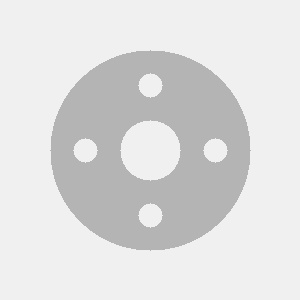
#> input picture images/peca_aprovada.jpg, 300 x 300 px; its folder holds only this picture in this run
$ python visao_computacional.py
#> lines starting #> are read from the running program, lines starting #| are printed output that depends on the picture; after the words box and inside, x2 and y2 are one past the last pixel; in counts of white or black regions, pixels touching at a corner belong together
"""
MetalTech Soluções Industriais S.A.
Módulo de Inspeção de Qualidade Óptica e Geométrica via Visão Computacional (OpenCV)
Atende aos requisitos da Etapa 3 do Projeto Integrador Fábrica Inteligente.
"""

from dataclasses import dataclass
from pathlib import Path
from typing import List, Tuple
import cv2
import numpy as np


@dataclass
class ResultadoInspecao:
    arquivo: str
    status: str  # "APROVADO" ou "REPROVADO"
    motivo: str
    num_contornos_externos: int
    area_principal: float
    circularidade: float
    anomalias_detectadas: List[str]


class InspetorQualidadeVisual:
    """
    Inspetor óptico baseado em processamento digital de imagem:
    1. Conversão em escala de cinza
    2. Suavização Gaussiana (filtro passa-baixas 5x5)
    3. Detecção de Bordas Canny (histerese 50/150)
    4. Análise Geométrica de Contornos (Área nominal e Circularidade ISO)
    5. Análise Espectral HSV para Detecção de Oxidação / Corrosão
    """

    def __init__(
        self,
        area_esperada_min: float = 28000.0,
        area_esperada_max: float = 34000.0,
        circularidade_min: float = 0.85,
        limiar_canny_baixo: int = 50,
        limiar_canny_alto: int = 150,
    ):
        self.area_min = area_esperada_min
        self.area_max = area_esperada_max
        self.circularidade_min = circularidade_min
        self.canny_baixo = limiar_canny_baixo
        self.canny_alto = limiar_canny_alto

    def inspecionar(self, caminho_imagem: str | Path) -> Tuple[ResultadoInspecao, np.ndarray]:
        caminho = Path(caminho_imagem)
        if not caminho.exists():
            raise FileNotFoundError(f"Arquivo não localizado: {caminho.resolve()}")

        imagem_bgr = cv2.imread(str(caminho))
#> imagem_bgr is the input picture: shape (300, 300, 3); min 173, max 248, mean 222.1
        if imagem_bgr is None:
            raise ValueError(f"Formato de imagem inválido ou ilegível: {caminho}")

        # 1. Pré-processamento
        imagem_cinza = cv2.cvtColor(imagem_bgr, cv2.COLOR_BGR2GRAY)
        imagem_blur = cv2.GaussianBlur(imagem_cinza, (5, 5), 0)

        # 2. Detecção de bordas via Canny
        bordas = cv2.Canny(imagem_blur, self.canny_baixo, self.canny_alto)
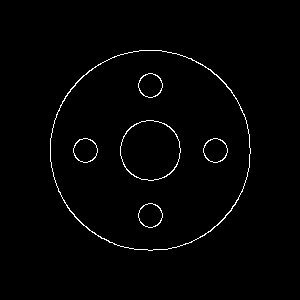
#> bordas: shape (300, 300); 1.4% white in thin lines or dots, all inside (x1, y1, x2, y2) = (50, 50, 251, 251)

        # 3. Análise de Contornos Externos
        contornos_ext, _ = cv2.findContours(
            bordas.copy(), cv2.RETR_EXTERNAL, cv2.CHAIN_APPROX_SIMPLE
        )
#> contornos_ext = 1 contour; box (x1, y1, x2, y2) and area: (50, 50, 251, 251) 31482

        anomalias: List[str] = []
        imagem_anotada = imagem_bgr.copy()

        # Filtrar contornos significativos
        contornos_relevantes = [c for c in contornos_ext if cv2.contourArea(c) >= 50]
#> contornos_relevantes has the same summary as contornos_ext

        if not contornos_relevantes:
            return ResultadoInspecao(
                arquivo=caminho.name,
                status="REPROVADO",
                motivo="Nenhum contorno de peça localizado.",
                num_contornos_externos=0,
                area_principal=0.0,
                circularidade=0.0,
                anomalias_detectadas=["Geometria não detectada"],
            ), imagem_anotada

        # Maior contorno (corpo principal da peça)
        contorno_principal = max(contornos_relevantes, key=cv2.contourArea)
#> contorno_principal = contour of 274 points, box (x1, y1, x2, y2) (50, 50, 251, 251), area 31482
        area = cv2.contourArea(contorno_principal)
#> area = 31482
        perimetro = cv2.arcLength(contorno_principal, True)
#> perimetro = 664.1

        # Circularidade: 4 * pi * Area / (Perimetro^2) -> 1.0 para círculo perfeito
        circularidade = (4 * np.pi * area) / (perimetro**2) if perimetro > 0 else 0.0
#> circularidade = 0.897

        # Verificação 1: Quebra de integridade de perímetro externo / trincas
        if len(contornos_relevantes) > 2 or area < self.area_min:
            anomalias.append(
                f"Trinca ou fratura estrutural detectada (perímetro rompido em {len(contornos_relevantes)} seções, área útil {area:.0f} px²)"
            )
        elif area > self.area_max:
            anomalias.append(f"Dimensões acima da tolerância nominal ({area:.0f} px²)")

        # Verificação 2: Circularidade
        if circularidade < self.circularidade_min:
            anomalias.append(
                f"Distorção geométrica/ovalização ({circularidade:.2f} < {self.circularidade_min:.2f})"
            )

        # Verificação 3: Análise de corrosão / oxidação (espaço de cores HSV)
        imagem_hsv = cv2.cvtColor(imagem_bgr, cv2.COLOR_BGR2HSV)
#> imagem_hsv: shape (300, 300, 3); mean H, S, V 0, 0, 222.1
        mascara_ferrugem = cv2.inRange(
            imagem_hsv, np.array([5, 40, 40]), np.array([25, 255, 200])
        )
#> mascara_ferrugem: shape (300, 300); every value is 0
        pixels_corrosao = int(cv2.countNonZero(mascara_ferrugem))
#> pixels_corrosao = 0
        if pixels_corrosao > 100:
            anomalias.append(
                f"Oxidação superficial severa/ferrugem ({pixels_corrosao} pixels afetados)"
            )

        # Classificação
        aprovado = len(anomalias) == 0
        status = "APROVADO" if aprovado else "REPROVADO"
        motivo = (
            "Geometria nominal e superfície íntegra dentro das tolerâncias."
            if aprovado
            else "; ".join(anomalias)
        )

        cor_status = (0, 180, 0) if aprovado else (0, 0, 220)
        cv2.drawContours(imagem_anotada, contornos_relevantes, -1, cor_status, 2)
        cv2.putText(
            imagem_anotada,
            f"{status} | Area:{int(area)} px",
            (15, 30),
            cv2.FONT_HERSHEY_SIMPLEX,
            0.6,
            cor_status,
            2,
        )
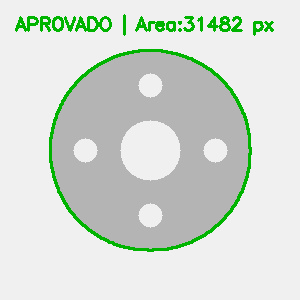
#> imagem_anotada: shape (300, 300, 3); mean B, G, R 212.1, 220.1, 212.1

        return ResultadoInspecao(
            arquivo=caminho.name,
            status=status,
            motivo=motivo,
            num_contornos_externos=len(contornos_relevantes),
            area_principal=round(area, 2),
            circularidade=round(circularidade, 3),
            anomalias_detectadas=anomalias,
        ), imagem_anotada


if __name__ == "__main__":
    inspetor = InspetorQualidadeVisual()
    pasta_imagens = Path("images")
    pasta_saida = Path("images/inspecoes")
    pasta_saida.mkdir(exist_ok=True, parents=True)

    print("=" * 70)
    print("METALTECH INDUSTRIAL S.A. - SISTEMA DE INSPEÇÃO COMPUTACIONAL")
    print("=" * 70)

    for img_path in sorted(pasta_imagens.glob("*.jpg")):
        if "inspecoes" in str(img_path):
            continue
        resultado, img_anotada = inspetor.inspecionar(img_path)
        cv2.imwrite(str(pasta_saida / f"resultado_{img_path.name}"), img_anotada)
        print(f"\n[PEÇA]: {resultado.arquivo}")
#| [PEÇA]: peca_aprovada.jpg
        print(f" -> STATUS FINAL: {resultado.status}")
#|  -> STATUS FINAL: APROVADO
        print(f" -> Área Contorno Principal: {resultado.area_principal} px²")
#|  -> Área Contorno Principal: 31482.0 px²
        print(f" -> Circularidade: {resultado.circularidade}")
#|  -> Circularidade: 0.897
        print(f" -> Diagnóstico: {resultado.motivo}")
#|  -> Diagnóstico: Geometria nominal e superfície íntegra dentro das tolerâncias.
